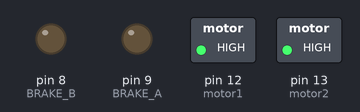
This sketch was run on a simulated Arduino Uno, built with avr-gcc and run on an emulated ATmega328P. Parts: switched loads named in the sketch (green lamp = pin HIGH), output pins drawn as LEDs (lit = HIGH). Dashed ring = blinking.

Above: at 0.05 s.
Timing chart, 0 to 3.0 s (numbered marks = the images above):
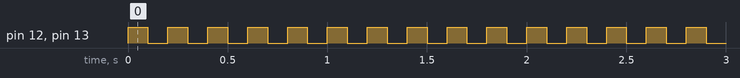

Measured:
- by itself, pin 12 (motor1), pin 13 (motor2): alternates HIGH for 0.10 s and LOW for 0.10 s

The sketch:

engineCOMPLETE.ino
```cpp
int motor1=12, motor2=13, PWM_A= 3, PWM_B=11,BRAKE_A = 9,BRAKE_B=8;

void setup()
  {
    pinMode(motor1,OUTPUT);
    pinMode(motor2,OUTPUT);
    pinMode(BRAKE_A, OUTPUT);
    pinMode(BRAKE_B,OUTPUT);
  }

void loop()
  {
    digitalWrite(motor1,HIGH);
    digitalWrite(motor2,HIGH);
    digitalWrite(PWM_A,255);
    digitalWrite(PWM_B,255);
    delay(100);
    digitalWrite(motor1,LOW);
    digitalWrite(motor2,LOW);
    digitalWrite(PWM_A,255);
    digitalWrite(PWM_B,255);
    delay(100);
  }
```
